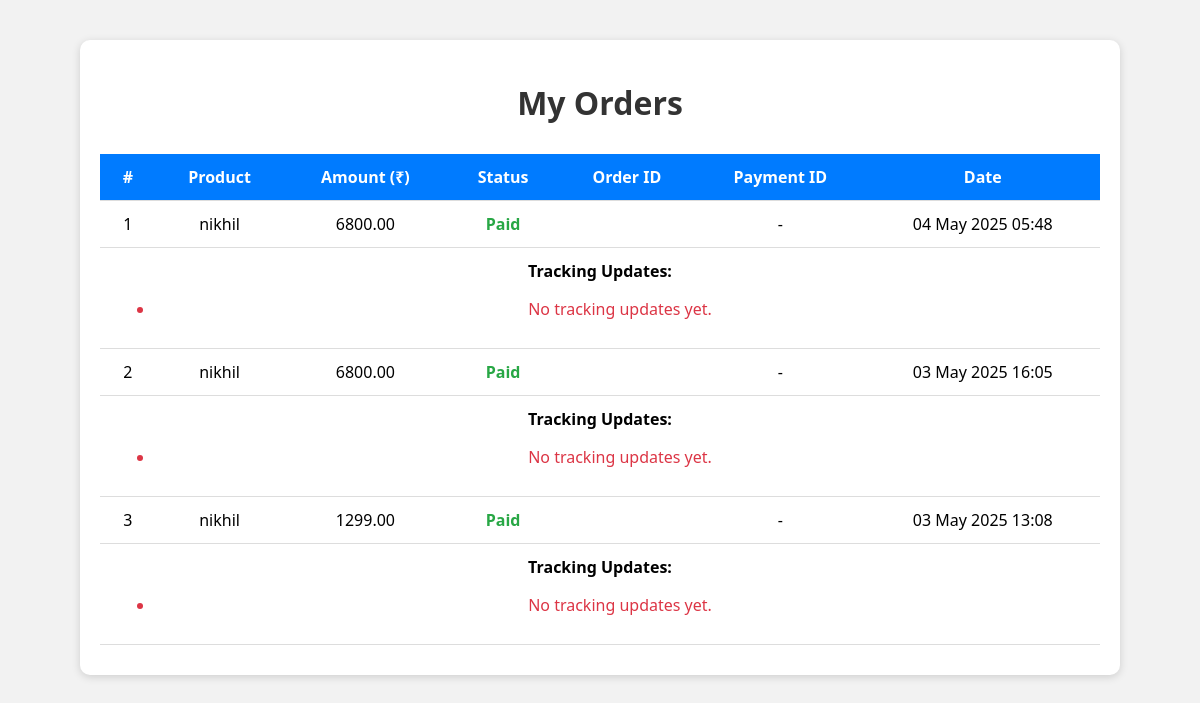
/myorder/ (signed in), run on the app's committed database.
### ecommerceapp/models.py (models this page shows, shortened)
class Order(models.Model):
    user = models.ForeignKey(User, on_delete=models.CASCADE)  # Linked to the user
    name = models.CharField(max_length=100)
    email = models.EmailField()
    address1 = models.CharField(max_length=255)
    city = models.CharField(max_length=100)
    zip_code = models.CharField(max_length=20)
    phone = models.CharField(max_length=15)
    total_price = models.DecimalField(max_digits=10, decimal_places=2)
    razorpay_order_id = models.CharField(max_length=100, unique=True, null=True, blank=True)  # Add this field
    status = models.CharField(max_length=20, default="Pending")  # e.g., Pending, Paid, Shipped
    created_at = models.DateTimeField(auto_now_add=True)

### ecommerceapp/views.py (the view)
# urls.py: path('myorder/', views.myorder, name='myorder'),
def myorder(request):
    if not request.user.is_authenticated:
        messages.warning(request, "Login & Try Again")
        return redirect('/login')
    orders = Order.objects.filter(user=request.user).order_by('-created_at')
    for order in orders:
        order.updates = OrderUpdate.objects.filter(order=order).order_by('-timestamp')  # ✅ Ensures updates are passed
    return render(request, 'myorder.html', {"orders": orders})  # ✅ Fix: Pass updates properly

### templates/myorder.html (shortened to what this page needs)
<!DOCTYPE html>
<html lang="en">
<head>
</head>
<body>
    <div class="container">
        <h1>My Orders</h1>
        {% if orders %}
            <table>
                <thead>
                    <tr>
                        <th>#</th>
                        <th>Product</th>
                        <th>Amount (₹)</th>
                        <th>Status</th>
                        <th>Order ID</th>
                        <th>Payment ID</th>
                        <th>Date</th>
                    </tr>
                </thead>
                <tbody>
                    {% for order in orders %}
                        <tr>
                            <td>{{ forloop.counter }}</td>
                            <td>{{ order.name }}</td>
                            <td>{{ order.total_price }}</td>
                            <td class="status-{{ order.status|lower }}">{{ order.status }}</td>
                            <td>
                            </td>
                            <td>
                                {% with payment=order.payment_set.first %}
                                    {{ payment.razorpay_payment_id|default:"-" }}
                                {% endwith %}
                            </td>
                            <td>{{ order.created_at|date:"d M Y H:i" }}</td>
                        </tr>
                        <tr>
                            <td colspan="7">
                                <strong>Tracking Updates:</strong>
                                <ul>
                                    {% for update in order.updates %}
                                        <li>{{ update.update_desc }} ({{ update.timestamp }})</li>
                                    {% empty %}
                                        <li style="color: #dc3545;">No tracking updates yet.</li>
                                    {% endfor %}
                                </ul>
                            </td>
                        </tr>
                    {% endfor %}
                </tbody>
            </table>
        {% else %}
            <div class="no-orders">You haven't placed any orders yet.</div>
        {% endif %}
    </div>
</body>
</html>

### templates/myorder.html (style rules this page uses)
body { font-family: 'Segoe UI', sans-serif; background: #f2f2f2; margin: 0; padding: 0; }
.container { max-width: 1000px; margin: 40px auto; padding: 20px; background: white; border-radius: 10px; box-shadow: 0 2px 8px rgba(0, 0, 0, 0.15); }
h1 { text-align: center; color: #333; margin-bottom: 30px; }
table { width: 100%; border-collapse: collapse; margin-bottom: 10px; }
th, td { padding: 12px 15px; border-bottom: 1px solid #ddd; text-align: center; }
th { background-color: #007bff; color: white; }
.status-paid { color: #28a745; font-weight: bold; }

### data on the page
Order: name "nikhil", total_price "6800.00", status "Paid", payment_set.first.razorpay_payment_id "-", created_at "04 May 2025 05:48"
Order: name "nikhil", total_price "6800.00", status "Paid", payment_set.first.razorpay_payment_id "-", created_at "03 May 2025 16:05"
Order: name "nikhil", total_price "1299.00", status "Paid", payment_set.first.razorpay_payment_id "-", created_at "03 May 2025 13:08"
